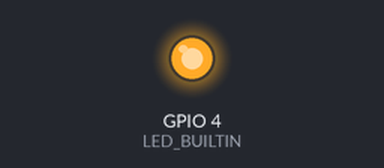
The sketch below on a simulated ESP32. On the bench: output pins drawn as LEDs (lit = HIGH). WiFi joins after 1.5 s; servers stay silent unless stated; the camera gives no picture.

Above: at 0.4 s.
At 1.9 s:
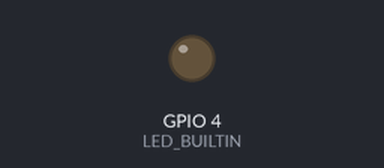
Timing chart, 0 to 3.4 s (numbered marks = the images above):
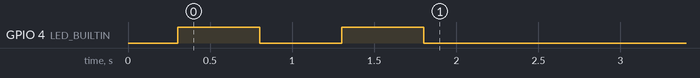

The sketch:

esp-server.ino
```cpp
#include <WiFi.h>
#include <WiFiClient.h>
#include <esp_camera.h>
#include <WebServer.h>
#include "index_html.h"

#define LED_BUILTIN 4

#define PWDN_GPIO_NUM     32
#define RESET_GPIO_NUM    -1
#define XCLK_GPIO_NUM      0
#define SIOD_GPIO_NUM     26
#define SIOC_GPIO_NUM     27

#define Y9_GPIO_NUM       35
#define Y8_GPIO_NUM       34
#define Y7_GPIO_NUM       39
#define Y6_GPIO_NUM       36
#define Y5_GPIO_NUM       21
#define Y4_GPIO_NUM       19
#define Y3_GPIO_NUM       18
#define Y2_GPIO_NUM        5
#define VSYNC_GPIO_NUM    25
#define HREF_GPIO_NUM     23
#define PCLK_GPIO_NUM     22

WebServer server(80);
char ssid[] = "STARLINK";
int led_state = LOW;

void handleRoot() {
  server.send(200, "text/html", index_html);
}

void handleToggleLED() {
  led_state = !led_state;
  digitalWrite(LED_BUILTIN, led_state);
  server.send(200, "text/plain", (led_state == HIGH) ? "ON" : "OFF");
}

void handleCapture() {
  digitalWrite(LED_BUILTIN, HIGH);
  delay(1000);
  camera_fb_t *fb = esp_camera_fb_get();
  if (fb) {
    esp_camera_fb_return(fb);
  }
  delay(10);
  fb = esp_camera_fb_get();
  digitalWrite(LED_BUILTIN, LOW);
  if (!fb) {
    server.send(500, "text/plain", "Camera capture failed");
    return;
  }
  server.sendHeader("Content-Disposition", "inline; filename=capture.jpg");
  server.send_P(200, "image/jpeg", (const char*)fb->buf, fb->len);
  esp_camera_fb_return(fb);

}


void setup() {
  // Initialize onboard LED (if available) as an indicator
  pinMode(LED_BUILTIN, OUTPUT);
  camera_config_t config;
  config.ledc_channel = LEDC_CHANNEL_0;
  config.ledc_timer = LEDC_TIMER_0;
  config.pin_d0 = Y2_GPIO_NUM;
  config.pin_d1 = Y3_GPIO_NUM;
  config.pin_d2 = Y4_GPIO_NUM;
  config.pin_d3 = Y5_GPIO_NUM;
  config.pin_d4 = Y6_GPIO_NUM;
  config.pin_d5 = Y7_GPIO_NUM;
  config.pin_d6 = Y8_GPIO_NUM;
  config.pin_d7 = Y9_GPIO_NUM;
  config.pin_xclk = XCLK_GPIO_NUM;
  config.pin_pclk = PCLK_GPIO_NUM;
  config.pin_vsync = VSYNC_GPIO_NUM;
  config.pin_href = HREF_GPIO_NUM;
  config.pin_sscb_sda = SIOD_GPIO_NUM;
  config.pin_sscb_scl = SIOC_GPIO_NUM;
  config.pin_pwdn = PWDN_GPIO_NUM;
  config.pin_reset = RESET_GPIO_NUM;
  config.xclk_freq_hz = 20000000;
  config.pixel_format = PIXFORMAT_JPEG;
  config.frame_size = FRAMESIZE_UXGA;
  config.jpeg_quality = 10;
  config.fb_count = 1;


  esp_err_t err = esp_camera_init(&config);
  while (err != ESP_OK) {
    digitalWrite(LED_BUILTIN, HIGH);
    delay(2);
    digitalWrite(LED_BUILTIN, LOW);
    err = esp_camera_init(&config);
    delay(100);
  }
  // Connect to WiFi
  WiFi.mode(WIFI_STA);
  WiFi.begin(ssid);

  // Blink LED while attempting to connect to WiFi
  while (WiFi.status() != WL_CONNECTED) {
    digitalWrite(LED_BUILTIN, HIGH);
    delay(500);
    digitalWrite(LED_BUILTIN, LOW);
    delay(500);
  }
  server.on("/", handleRoot);
  server.on("/toggle", handleToggleLED);
  server.on("/capture", handleCapture);

  // Start the web server
  server.begin();
}

void loop() {
  server.handleClient(); // Handle incoming client requests
}
```

index_html.h
```cpp
const char index_html[] PROGMEM = R"rawliteral(
"<!-- index.html -->\n"
"<!DOCTYPE html>\n"
"<html>\n"
"  <head>\n"
"    <title>ESP32 Web Server</title>\n"
"    <style>\n"
"      body { font-family: Arial; text-align: center; }\n"
"      button { padding: 10px; background-color: #007BFF; color: white; border: none; cursor: pointer; }\n"
"      button:hover { background-color: #0056b3; }\n"
"    </style>\n"
"  </head>\n"
"  <body>\n"
"    <h1>ESP32 Web Server</h1>\n"
"    <p>LED State: <span id=\"ledState\">OFF</span></p>\n"
"    <button onclick=\"toggleLED()\">Toggle LED</button>\n"
"    <script>\n"
"      function toggleLED() {\n"
"        var xhr = new XMLHttpRequest();\n"
"        xhr.open('GET', '/toggle', true);\n"
"        xhr.onreadystatechange = function() {\n"
"          if (xhr.readyState == 4 && xhr.status == 200) {\n"
"            document.getElementById('ledState').innerHTML = xhr.responseText;\n"
"          }\n"
"        };\n"
"        xhr.send();\n"
"      }\n"
"    </script>\n"
"  </body>\n"
"</html>\n"
"
)rawliteral";
```
